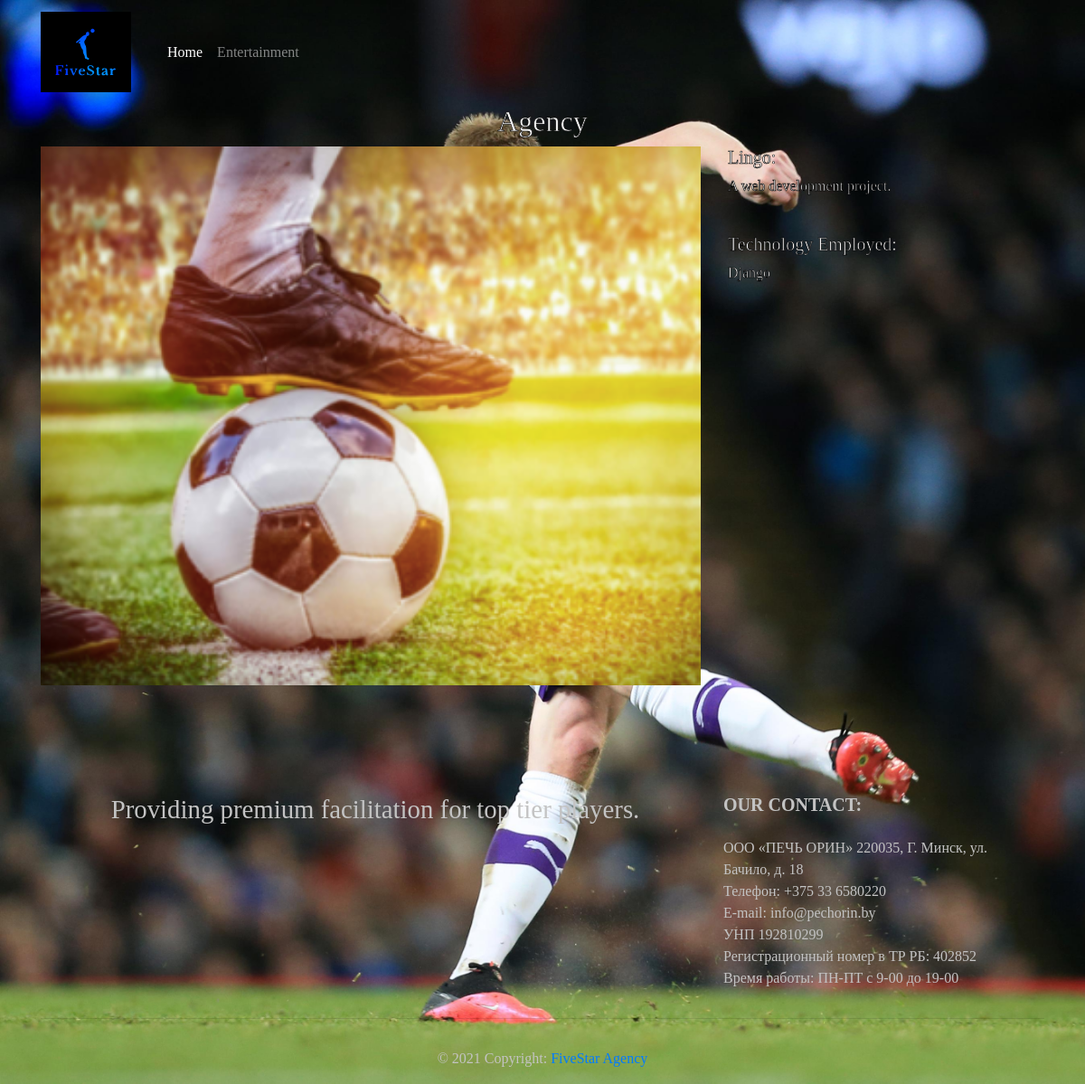
/projects/1/, run on the app's committed database.
### projects/models.py (models this page shows)
class Project(models.Model):
    title = models.CharField(max_length=100)
    description = models.TextField()
    technology = models.CharField(max_length=20)
    image = models.FilePathField(path="/img")

### projects/views.py (the view)
# urls.py: path("<int:pk>/", views.project_detail, name="project_detail"),
def project_detail(request, pk):
    project = Project.objects.get(pk=pk)
    context = {
        'project': project
    }
    return render(request, 'project_detail.html', context)

### projects/templates/project_detail.html
{% extends "base.html" %}
{% load static %}
{% block page_content %}
<h1>{{ project.title }}</h1>
<div class="row">
    <div class="col-md-8">
        <img src="{% static project.image %}" alt="" width="100%">
    </div>
    <div class="col-md-4 int">
        <h5>Lingo:</h5>
        <p>{{ project.description }}</p>
        <br>
        <h5>Technology Employed:</h5>
        <p>{{ project.technology }}</p>
    </div>
</div>
{% endblock %}

### projects/static/css/styles.css (style rules this page uses)
body * { font-family: Vollkorn !important; }
h1 { font-size: 2rem; text-align: center; text-shadow:0px 0px 1px #3a3a3a; -webkit-text-stroke: 0.6px black; color: whitesmoke; }
.int { -webkit-text-stroke: 0.6px black; color: whitesmoke; }

### data on the page
Project: title "Agency", image (picture), description "A web development project.", technology "Django"
